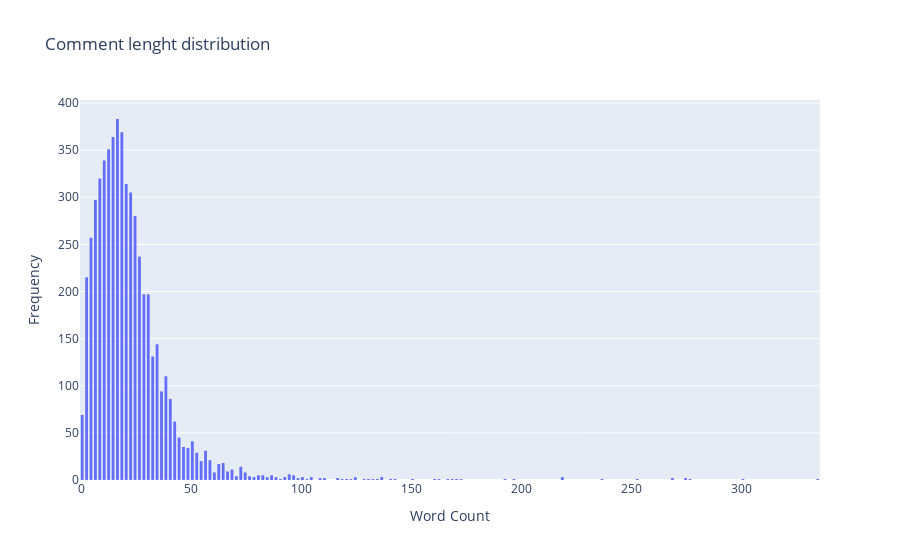

The cell this chart's notebook holds for it:
### Markdown cell above
# Stats

### Code cell
def show_comment_length_distribution(df):
    fig = go.Figure()

    fig.add_trace(go.Histogram(
        x=df['comment_len']
    ))

    fig.update_layout(
        title_text='Comment lenght distribution',
        xaxis_title_text='Word Count',
        yaxis_title_text='Frequency',
        bargap=0.2,
        bargroupgap=0.2)

    fig.show()
show_comment_length_distribution(df)

### Figure 1 — Plotly figure (JSON) as saved in the notebook; plotly's stock layout.template omitted (floating-point values rounded to 4 significant figures; data arrays with more than 128 entries replaced by an {"elided": "..."} marker saying what was removed)
{"data": [{"type": "histogram", "x": {"elided": "5560 int values"}}], "layout": {"bargap": 0.2, "bargroupgap": 0.2, "title": {"text": "Comment lenght distribution"}, "xaxis": {"title": {"text": "Word Count"}}, "yaxis": {"title": {"text": "Frequency"}}}}
